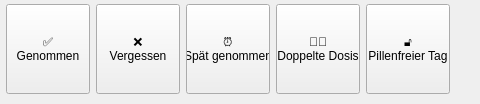
     <widget class="QWidget" name="pilleContents"><property name="geometry"><rect><x>0</x><y>0</y><width>480</width><height>104</height></rect></property>
      <widget class="QPushButton" name="cardPilleGenommen"><property name="geometry"><rect><x>6</x><y>4</y><width>84</width><height>90</height></rect></property><property name="checkable"><bool>true</bool></property><property name="cursor"><cursorShape>PointingHandCursor</cursorShape></property><property name="text"><string>✅
Genommen</string></property><property name="card" stdset="0"><string>true</string></property></widget>
      <widget class="QPushButton" name="cardPilleVergessen"><property name="geometry"><rect><x>96</x><y>4</y><width>84</width><height>90</height></rect></property><property name="checkable"><bool>true</bool></property><property name="cursor"><cursorShape>PointingHandCursor</cursorShape></property><property name="text"><string>❌
Vergessen</string></property><property name="card" stdset="0"><string>true</string></property></widget>
      <widget class="QPushButton" name="cardPilleSpat"><property name="geometry"><rect><x>186</x><y>4</y><width>84</width><height>90</height></rect></property><property name="checkable"><bool>true</bool></property><property name="cursor"><cursorShape>PointingHandCursor</cursorShape></property><property name="text"><string>⏰
Spät genommen</string></property><property name="card" stdset="0"><string>true</string></property></widget>
      <widget class="QPushButton" name="cardPilleDoppel"><property name="geometry"><rect><x>276</x><y>4</y><width>84</width><height>90</height></rect></property><property name="checkable"><bool>true</bool></property><property name="cursor"><cursorShape>PointingHandCursor</cursorShape></property><property name="text"><string>💊💊
Doppelte Dosis</string></property><property name="card" stdset="0"><string>true</string></property></widget>
      <widget class="QPushButton" name="cardPillenfrei"><property name="geometry"><rect><x>366</x><y>4</y><width>84</width><height>90</height></rect></property><property name="checkable"><bool>true</bool></property><property name="cursor"><cursorShape>PointingHandCursor</cursorShape></property><property name="text"><string>🔓
Pillenfreier Tag</string></property><property name="card" stdset="0"><string>true</string></property></widget>
     </widget>
